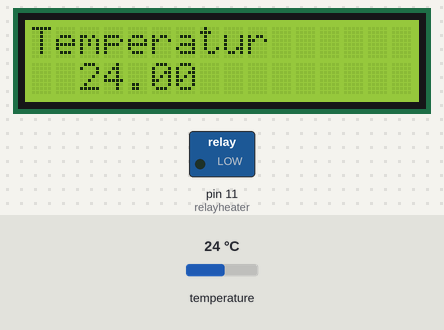
The sketch below on a simulated Arduino Uno, built with avr-gcc and run on an emulated ATmega328P. Parts: 16×2 character LCD, switched loads named in the sketch (green lamp = pin HIGH). The inputs (shaded band) are chosen by the test bench; at power-on: temperature 24 °C. What the sketch prints to the serial monitor is not drawn.

Above: at 2.2 s.
2.3 s: temperature set to 12 °C
At 3.2 s:
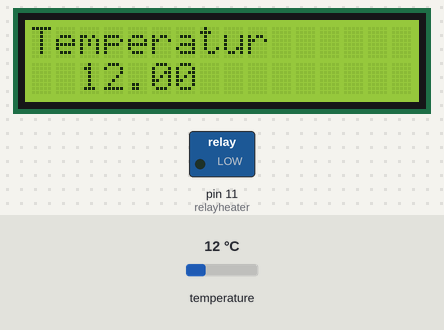
4.1 s: temperature set to 19 °C
At 4.8 s:
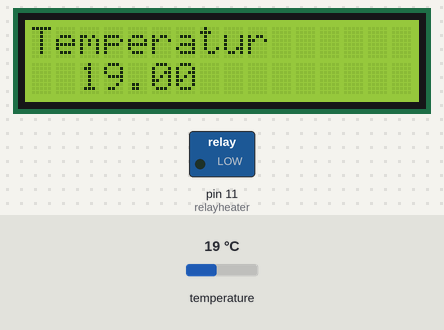
5.7 s: temperature set to 28 °C
At 6.3 s:
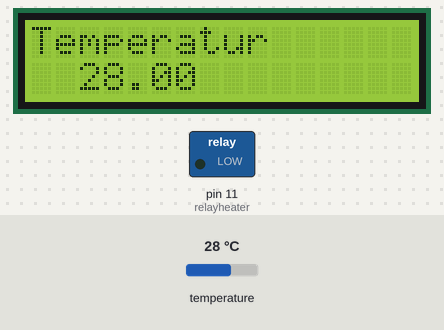
Timing chart, 0 to 8.7 s (numbered marks = the images above; inputs shaded):
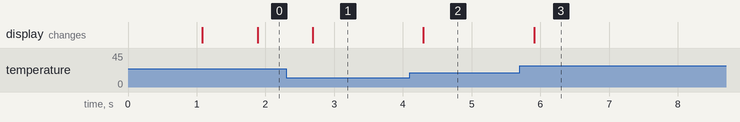

Measured:
- after the input at 2.3 s, the display: changes after 0.39 s (image 1)
- after the input at 4.1 s, the display: changes after 0.20 s (image 2)
- after the input at 5.7 s, the display: changes after 0.21 s (image 3)

The sketch:

sketch_jul20a.ino
```cpp
#include <OneWire.h>
#include <DallasTemperature.h>
#include <LiquidCrystal_I2C.h>

LiquidCrystal_I2C lcd(0x27, 16, 2);
//the pin you connect the ds18b20 to
#define DS18B20 12
#define relayheater 11
OneWire ourWire(DS18B20);
DallasTemperature sensors(&ourWire);

void setup()
{
Serial.begin(9600);
delay(1000);
//start reading
sensors.begin();
pinMode(relayheater, OUTPUT);
//digitalWrite(relayheater,HIGH);
  lcd.init(); // initialize the lcd
  lcd.backlight();


}

void loop()
{
//read temperature and output via serial
sensors.requestTemperatures();
Serial.print(sensors.getTempCByIndex(0));
Serial.println("degrees C");
 lcd.setCursor(0, 0);         // move cursor to   (0, 0)
  lcd.print("Temperatur");        // print message at (0, 0)
  lcd.setCursor(2, 1);         // move cursor to   (2, 1)
  lcd.print(sensors.getTempCByIndex(0)); // print message at (2, 1)
if(sensors.getTempCByIndex(0) > 95.00){
  digitalWrite(relayheater,HIGH); //relay mati
  }else{
    digitalWrite(relayheater,LOW); //relay hidup
    }
}
```
